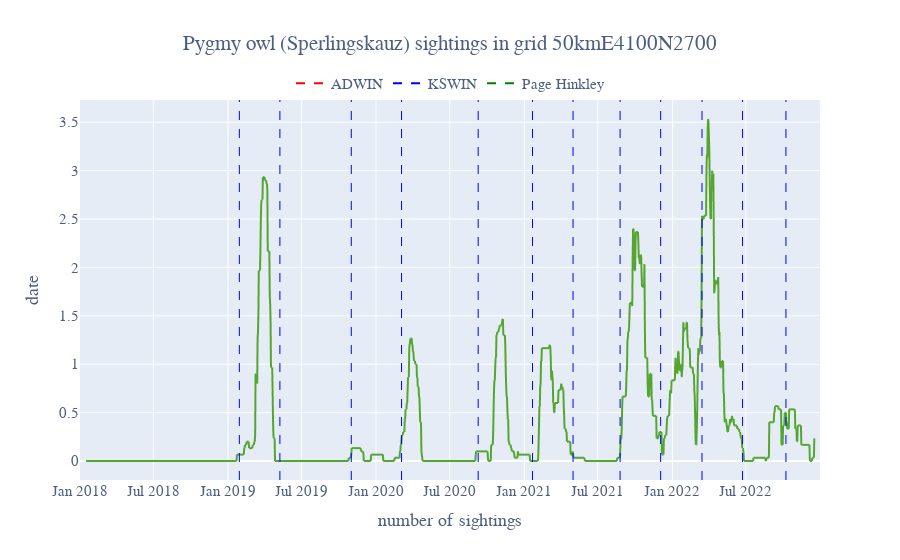

Notebook code cell kept with this figure:
### Code cell
stream = smoothed_pygmy_owl['n_sightings'].values

change_points = {}
for algo_name, change_detector in change_detectors.items():
    cps = []
    for i, val in enumerate(stream):
        change_detector.update(val)
        if change_detector.drift_detected:
            cps.append(i)
    change_points[algo_name] = cps
    print(algo_name, cps)

plot_change_points(data=smoothed_pygmy_owl, 
                   change_points_dict=change_points,
                   title='Pygmy owl (Sperlingskauz) sightings in grid 50kmE4100N2700')

### Figure 1 — Plotly figure (JSON) as saved in the notebook; plotly's stock layout.template omitted (floating-point values rounded to 4 significant figures; data arrays with more than 128 entries replaced by an {"elided": "..."} marker saying what was removed)
{"data": [{"hovertemplate": "date=%{x}<br>n_sightings=%{y}<extra></extra>", "legendgroup": "", "line": {"color": "#55a630", "dash": "solid"}, "marker": {"symbol": "circle"}, "mode": "lines", "name": "", "showlegend": false, "type": "scattergl", "x": {"elided": "1826 str values"}, "xaxis": "x", "y": {"elided": "1826 float values"}, "yaxis": "y"}, {"line": {"color": "red", "dash": "dash", "width": 2}, "mode": "lines", "name": "ADWIN", "showlegend": true, "type": "scatter", "x": [null], "y": [null]}, {"line": {"color": "blue", "dash": "dash", "width": 2}, "mode": "lines", "name": "KSWIN", "showlegend": true, "type": "scatter", "x": [null], "y": [null]}, {"line": {"color": "green", "dash": "dash", "width": 2}, "mode": "lines", "name": "Page Hinkley", "showlegend": true, "type": "scatter", "x": [null], "y": [null]}], "layout": {"font": {"color": "#4d5f81", "family": "Aleo", "size": 15}, "legend": {"bgcolor": "rgba(255, 255, 255, 0.6)", "orientation": "h", "tracegroupgap": 0, "x": 0.5, "xanchor": "center", "y": 1, "yanchor": "bottom"}, "shapes": [{"line": {"color": "blue", "dash": "dash", "width": 1}, "type": "line", "x0": "2019-01-29", "x1": "2019-01-29", "xref": "x", "y0": 0, "y1": 1, "yref": "y domain"}, {"line": {"color": "blue", "dash": "dash", "width": 1}, "type": "line", "x0": "2019-05-09", "x1": "2019-05-09", "xref": "x", "y0": 0, "y1": 1, "yref": "y domain"}, {"line": {"color": "blue", "dash": "dash", "width": 1}, "type": "line", "x0": "2019-11-01", "x1": "2019-11-01", "xref": "x", "y0": 0, "y1": 1, "yref": "y domain"}, {"line": {"color": "blue", "dash": "dash", "width": 1}, "type": "line", "x0": "2020-03-04", "x1": "2020-03-04", "xref": "x", "y0": 0, "y1": 1, "yref": "y domain"}, {"line": {"color": "blue", "dash": "dash", "width": 1}, "type": "line", "x0": "2020-09-09", "x1": "2020-09-09", "xref": "x", "y0": 0, "y1": 1, "yref": "y domain"}, {"line": {"color": "blue", "dash": "dash", "width": 1}, "type": "line", "x0": "2021-01-21", "x1": "2021-01-21", "xref": "x", "y0": 0, "y1": 1, "yref": "y domain"}, {"line": {"color": "blue", "dash": "dash", "width": 1}, "type": "line", "x0": "2021-05-01", "x1": "2021-05-01", "xref": "x", "y0": 0, "y1": 1, "yref": "y domain"}, {"line": {"color": "blue", "dash": "dash", "width": 1}, "type": "line", "x0": "2021-08-25", "x1": "2021-08-25", "xref": "x", "y0": 0, "y1": 1, "yref": "y domain"}, {"line": {"color": "blue", "dash": "dash", "width": 1}, "type": "line", "x0": "2021-12-03", "x1": "2021-12-03", "xref": "x", "y0": 0, "y1": 1, "yref": "y domain"}, {"line": {"color": "blue", "dash": "dash", "width": 1}, "type": "line", "x0": "2022-03-15", "x1": "2022-03-15", "xref": "x", "y0": 0, "y1": 1, "yref": "y domain"}, {"line": {"color": "blue", "dash": "dash", "width": 1}, "type": "line", "x0": "2022-06-23", "x1": "2022-06-23", "xref": "x", "y0": 0, "y1": 1, "yref": "y domain"}, {"line": {"color": "blue", "dash": "dash", "width": 1}, "type": "line", "x0": "2022-10-08", "x1": "2022-10-08", "xref": "x", "y0": 0, "y1": 1, "yref": "y domain"}], "title": {"text": "Pygmy owl (Sperlingskauz) sightings in grid 50kmE4100N2700", "x": 0.5}, "xaxis": {"anchor": "y", "domain": [0, 1], "title": {"text": "number of sightings"}}, "yaxis": {"anchor": "x", "domain": [0, 1], "title": {"text": "date"}}}}
